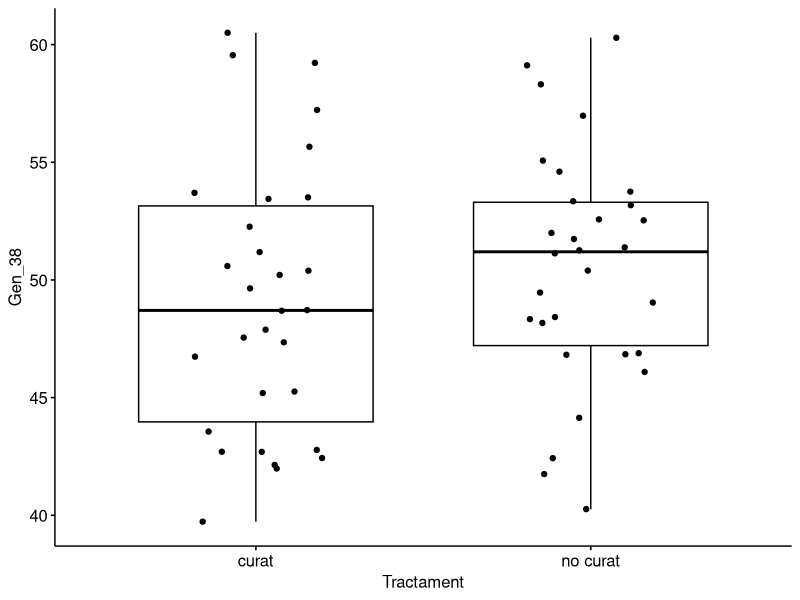
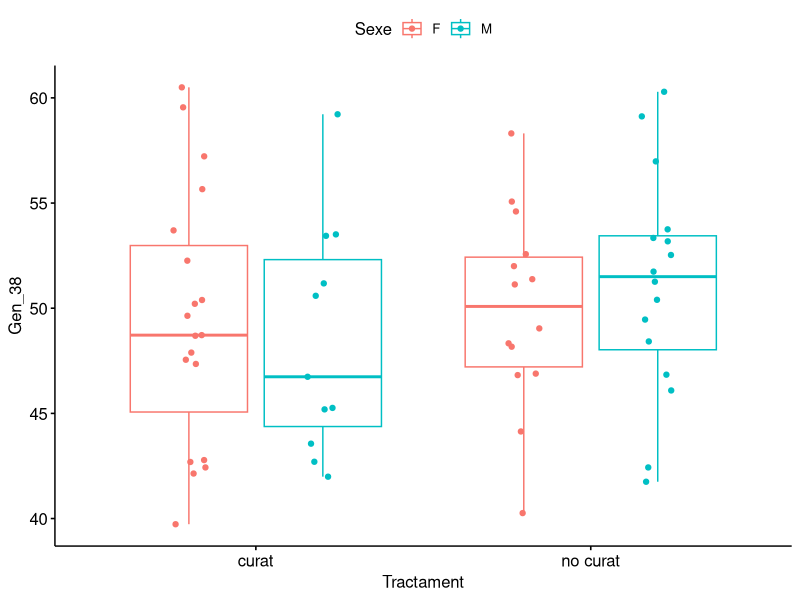
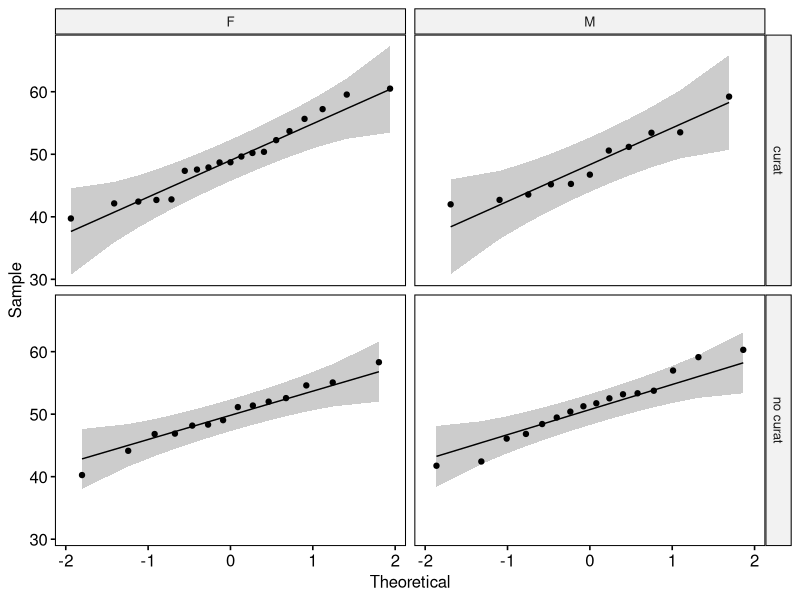
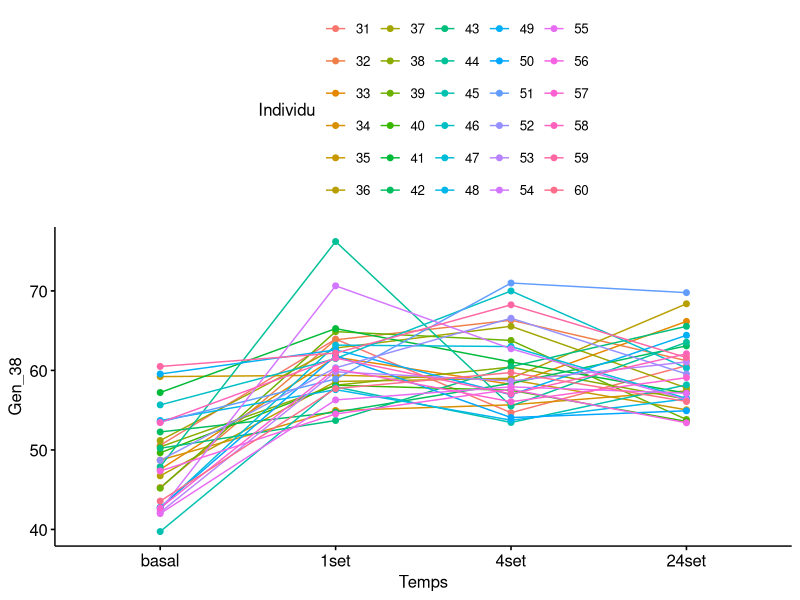
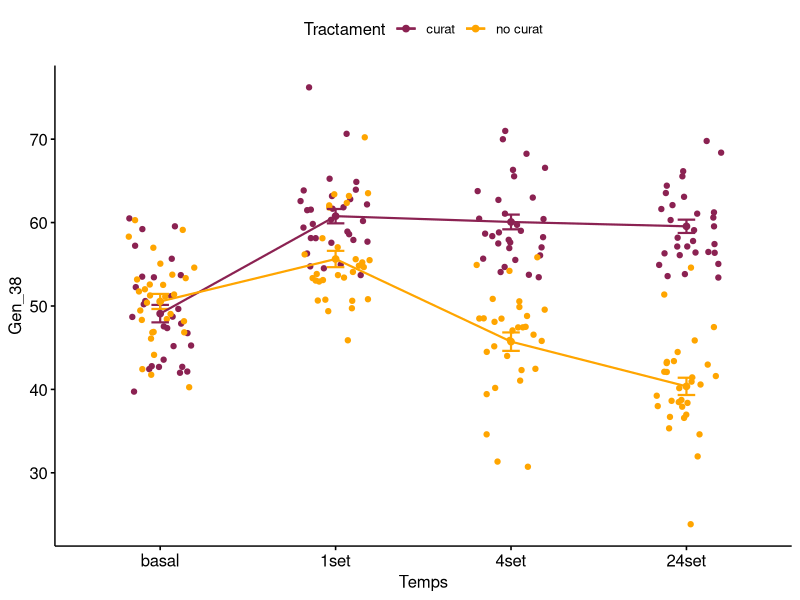
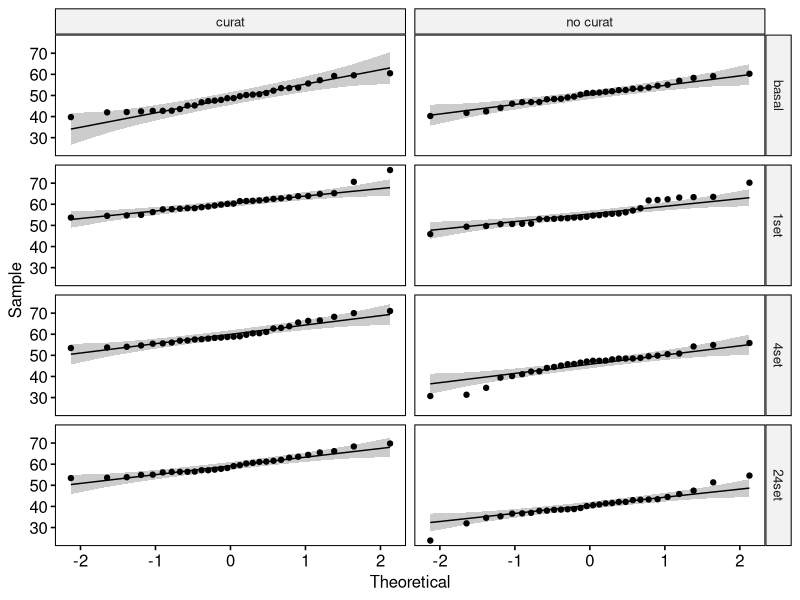

Source code (R) for these figures, in order:
## ---- chunk 1
library(ggpubr)
library(car)
## ---- chunk 2
# carregar dades
metadata <- read.csv2("dades/practR_metadades.csv", dec = ",", row.names = 1)
data <- read.csv2("dades/practR_rnadata_filt.csv", dec = ",", row.names = 1)
## ---- chunk 3
# combinem els dos datasets en un de sol
df <- cbind(metadata, data)
## ---- chunk 4
# transformem a factor
df$Individu <- factor(df$Individu)
df$Temps <- factor(df$Temps, levels = c(0, 1, 4, 24), labels = c("basal", "1set", "4set", "24set"))
df$Sexe <- factor(df$Sexe)
df$Tractament <- factor(df$Tractament)
## ---- chunk 5
df0 <- df[which(df$Temps == "basal"),]
## ---- chunk 6
ind_0_c_nc <- which(df0$Tractament == "curat" | df0$Tractament == "no curat" )
df1 <- df0[ind_0_c_nc,]
## ---- chunk 7
df1$Tractament <- factor(df1$Tractament)
df1$Individu <- factor(df1$Individu)
## ---- chunk 8
# Resum numèric (ex: mitjana de cada grup):
tapply(df1$Gen_38, df1$Tractament, mean)

# gràfic
ggboxplot(data = df1, x = "Tractament", y = "Gen_38",
       add = "jitter") # fixa't que aquest argument afegeix al gràfic cada una de les mostres (punts)
## ---- chunk 9
# Resum numèric (ex: mitjana de cada grup):
tapply(df1$Gen_38, list(df1$Tractament,df1$Sexe), mean)

# Gràfic
ggboxplot(data = df1, x = "Tractament", y = "Gen_38",
          color = "Sexe",
       add = "jitter")
## ---- chunk 10
# shapiro test
shaptest <- tapply(df1$Gen_38, list(df1$Tractament,df1$Sexe), shapiro.test)
shaptest
# Accedim als resultats del test dins de cada grup
shaptest[1,1]  # curat - F
shaptest[1,2]  # curat - M
shaptest[2,1]  # no curat - F
shaptest[2,2]  # no curat - M
## ---- chunk 11
ggqqplot(df1, x = "Gen_38", 
         facet.by = c("Tractament","Sexe"),
         short.panel.labs = TRUE)
## ---- chunk 12
leveneTest(df1$Gen_38 ~ df1$Tractament*df1$Sexe)
## ---- chunk 13
# test anova
an1 <- aov(df1$Gen_38 ~ df1$Tractament * df1$Sexe)

# resultats de l'anova
summary(an1)
## ---- chunk 14
shapiro.test(an1$residuals)
## ---- chunk 15
ind_c <- which(df$Tractament == "curat")
df2 <- df[ind_c,]
## ---- chunk 16
df2$Tractament <- factor(df2$Tractament)
df2$Individu <- factor(df2$Individu)
## ---- chunk 17
ggline(data = df2, x = "Temps", y = "Gen_38",
       color = "Individu")
## ---- chunk 18
table(df2$Temps, df2$Individu)
## ---- chunk 19
# test anova
an2 <- aov(df2$Gen_38 ~ df2$Temps + df2$Individu)

# resultats de l'anova
summary(an2)
## ---- chunk 20
shapiro.test(an2$residuals)
## ---- chunk 21
resT <- TukeyHSD(an2)
resT[["df2$Temps"]]
head(resT[["df2$Individu"]])
## ---- chunk 22
ind_c_nc <- which(df$Tractament == "curat" | df$Tractament == "no curat" )
df3 <- df[ind_c_nc,]
## ---- chunk 23
df3$Tractament <- factor(df3$Tractament)
df3$Individu <- factor(df3$Individu)
## ---- chunk 24
ggline(data = df3, x = "Temps", y = "Gen_38", 
       color = "Tractament",
       add = c("mean_se", "jitter"),
       size = .75,
       palette = c("violetred4", "orange"))
## ---- chunk 25
tapply(df3$Gen_38, list(df3$Temps,df3$Tractament), mean)
## ---- chunk 26
table(df3$Temps, df3$Tractament)
## ---- chunk 27
# shapiro test dins de cada grup
shaptest2 <- tapply(df3$Gen_38, list(df3$Temps,df3$Tractament) , shapiro.test)
shaptest2
# extreiem els resultats del test de cada grup
shaptest2[1,1]  # basal - curat
shaptest2[1,2]  # basal - no curat
shaptest2[2,1]  # 1 set - curat
shaptest2[2,2]  # 1 set - no curat
## ---- chunk 28
ggqqplot(df3, x = "Gen_38", 
         facet.by = c("Temps","Tractament"),
         short.panel.labs = TRUE)
## ---- chunk 29
leveneTest(df3$Gen_38~df3$Temps*df3$Tractament)
## ---- chunk 30
# test anova
an3 <- aov(df3$Gen_38 ~ df3$Temps * df3$Tractament)

# resultats de l'anova
summary(an3)
## ---- chunk 31
shapiro.test(an3$residuals)
## ---- chunk 32
TukeyHSD(an3)
